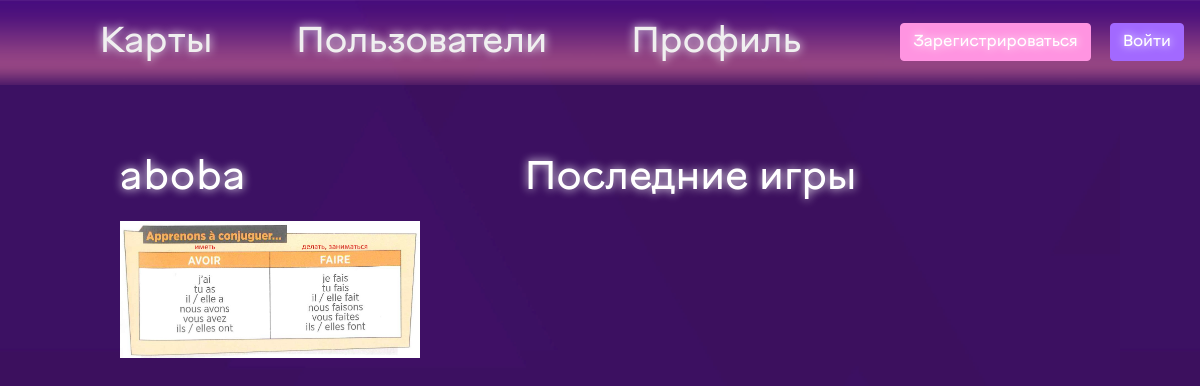
Before: /profile/1 with the older database file.
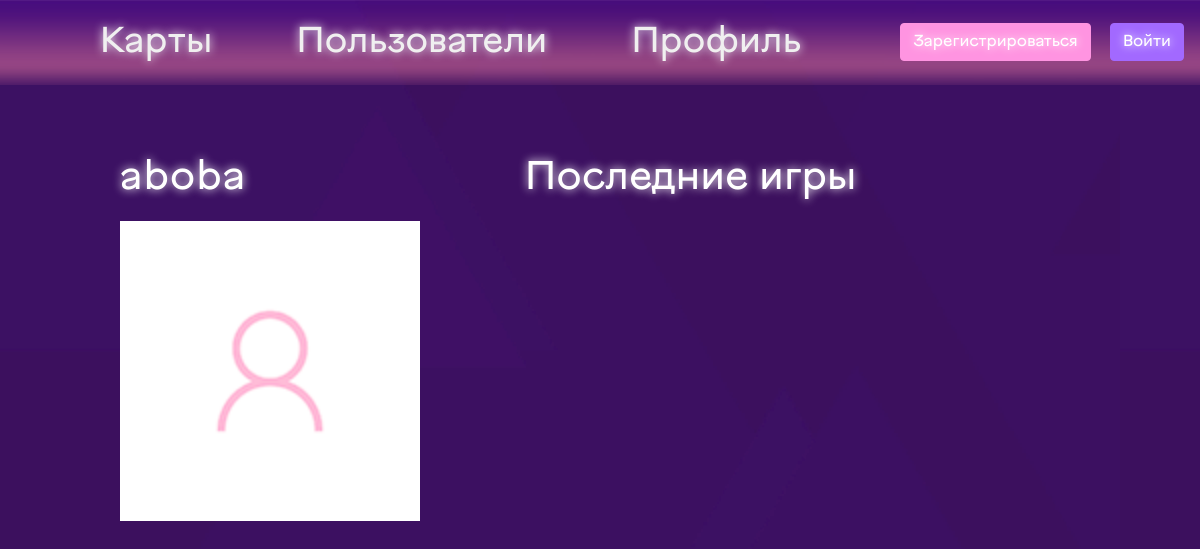
After: the same page with the newer database file.
### data/user.py (models this page shows, shortened)
class User(SqlAlchemyBase, UserMixin, SerializerMixin):
    __tablename__ = 'users'
    id = sqlalchemy.Column(sqlalchemy.Integer,
                           primary_key=True, autoincrement=True)
    name = sqlalchemy.Column(sqlalchemy.String)
    email = sqlalchemy.Column(sqlalchemy.String)
    hashed_password = sqlalchemy.Column(sqlalchemy.String)
    avatar = sqlalchemy.Column(sqlalchemy.String, default="default.png")
    created_date = sqlalchemy.Column(sqlalchemy.DateTime, default=datetime.datetime.now())
    plays = orm.relation("Play", back_populates="user")
    friends = sqlalchemy.Column(sqlalchemy.String, default="")

### main.py (the view, shortened to what this page needs)
@app.route('/profile/<int:user_id>', methods=['GET', 'POST'])
def profile(user_id):
    if request.method == 'GET':
        sess = db_session.create_session()
        ans = sess.query(User).filter(User.id==user_id)
        if not ans:
            return render_template("404.html", message='Ничего не найдено')
        user = ans[0]
        plays = user.plays
        plays.sort(key=lambda x:x.date)
        marks_colors= {'S': "#ffeec2", "SS" :"ffeec2", "A": "c8ffbf", "B": "a8c5ff", "C": "efb0ff", "D":"ffb0b0"}
        return render_template("profile.html", user=user, plays=plays, marks_colors=marks_colors)

### data/db_session.py (called while the page is built)
def create_session() -> Session:
    global __factory
    return __factory()

### templates/profile.html (shortened to what this page needs)
{% extends "base.html" %}
{% block content %}
    <div style="width:45%; float:left">
        <h1> {{user.name}} </h1>
        <img src="/static/img/avatars/{{user.avatar}}" style="width:300px;">
    </div>
    <div style="width:55%; float:left">
        <h1>Последние игры</h1>
    </div>
{% endblock %}

### templates/base.html (shortened to what this page needs)
<!DOCTYPE html>
<html lang="en">
<head>
    <link rel="stylesheet" type="text/css" href="/static/css/body.css">
    <link rel="stylesheet"
          href="https://stackpath.bootstrapcdn.com/bootstrap/4.4.1/css/bootstrap.min.css"
>
</head>
<body>
<header>
    <nav class="navbar">
        <a class=" alter-button " style="padding:0;margin:0" href="/maps/">Карты</a>
        <a class=" alter-button " style="padding:0;margin:0" href="/users">Пользователи</a>
        {% if current_user.is_authenticated %}
        <a class=" alter-button" style="padding:0;margin:0" href="/profile/{{current_user.id}}">Профиль</a>
        {% else %}
        <a class=" alter-button " style="padding:0;margin:0" href="/login">Профиль</a>
        {% endif %}
        {% if current_user.is_authenticated %}
        <a class="navbar-brand username-button" href="/profile/{{current_user.id}}">{{ current_user.name }}</a>
        {% else %}
        <p>
            <a class="btn btn-primary " href="/register"
               style="margin-top: 15px; margin-left: 15px; background-color: #ff94e1; border-color: #ff94e1;">Зарегистрироваться</a>
            <a class="btn btn-success " href="/login"
               style="margin-top: 15px; margin-left: 15px; background-color: #a269ff; border-color: #a269ff;">Войти</a>
        </p>
        {% endif %}
    </nav>
</header>
<main role="main" class="container" style="padding: 30pt 90pt 0pt; margin:0; width:100%" >
    {% block content %}{% endblock %}
</main>
</body>
</html>

### static/css/body.css (style rules this page uses)
.navbar { background-image: url(/static/img/backline1.png); }
body { margin: 0; padding: 0; background-image: url(/static/img/background.png); }
.alter-button { text-shadow: 0px 0px 10px white; background-color: transparent; border: 0; padding: 0; outline:none; color: #f0f0f0; font-size: 36px; font-family: CorpRound; }
h1 { padding: 30px 0px 10px 0px; text-shadow: 0px 0px 10px white; color: #ffffff; font-family: CorpRound; }
p { text-shadow: 0px 0px 10px white; color: #ffffff; font-family: CorpRound; }

Changed rows visible on the page:
changed User "aboba": avatar: picture removed, a placeholder shows
